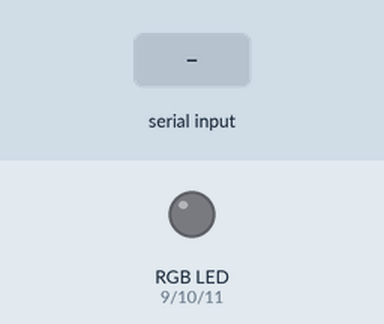
This sketch was run on a simulated Arduino Uno, built with avr-gcc and run on an emulated ATmega328P. On the bench: an RGB LED mixed from three pins (HIGH = lit). The inputs (shaded band) are chosen by the test bench. Dim RGB values are drawn brighter than linear; what the sketch prints to the serial monitor is not drawn.

Above: at 1.2 s.
1.3 s: "R90\n" received over Serial
At 3.0 s:
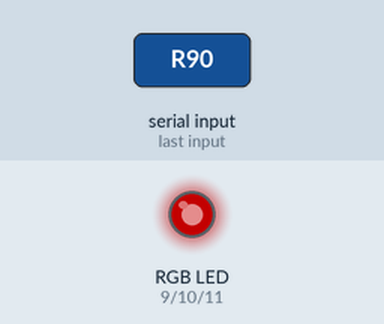
3.6 s: "G90\n" received over Serial
At 4.6 s:
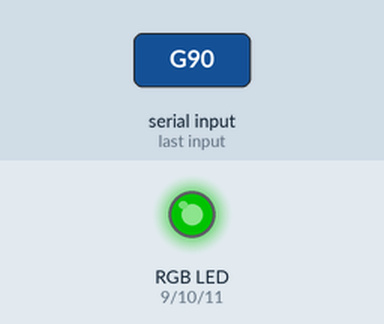
5.7 s: "B90\n" received over Serial
At 7.4 s:
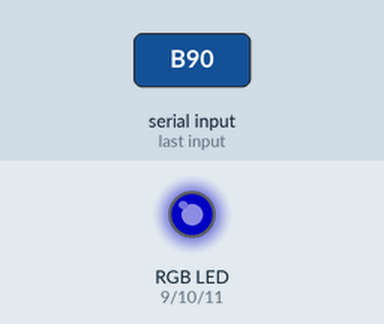
7.8 s: "90,45,200\n" received over Serial
At 8.9 s:
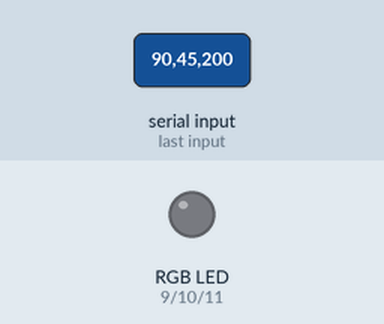
Timing chart, 0 to 10.8 s (numbered marks = the images above; inputs shaded):
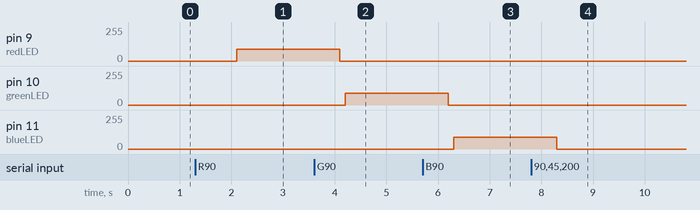

Measured:
- after the input at 1.3 s, pin 9 (redLED): 0/255 → 90/255 after 0.80 s
- after the input at 3.6 s, pin 9 (redLED): 90/255 → 0/255 after 0.50 s; pin 10 (greenLED): 0/255 → 90/255 after 0.60 s
- after the input at 5.7 s, pin 10 (greenLED): 90/255 → 0/255 after 0.50 s; pin 11 (blueLED): 0/255 → 90/255 after 0.60 s
- after the input at 7.8 s, pin 11 (blueLED): 90/255 → 0/255 after 0.50 s

The sketch:

Chuong4-_Bai11111.ino
```cpp
char buffer[17]; //16 ky tu va 1 ky tu enter
int redLED = 9;
int greenLED = 10;
int blueLED = 11;
void setup()
{
  Serial.begin(9600);
  pinMode(redLED, OUTPUT);
  pinMode(greenLED, OUTPUT);
  pinMode(blueLED, OUTPUT);
}
//Ham substring tu viet
void substring(char string[], char subString[], int position, int stringLength)
{
   int i = 0;
   while (i < stringLength)
   {
      subString[i] = string[position + i];
      i++;
   }
   subString[i] = '\0'; //Ky tu ket thuc
}
void setLed(char parameter[])
{
  char value[4];
  substring(parameter, value, 1, 3);
  int lightValue = atoi(value);
  if(parameter[0] == 'R')
    analogWrite(redLED, lightValue);
  else if(parameter[0] == 'G')
    analogWrite(greenLED, lightValue);
  else if(parameter[0] == 'B')
    analogWrite(blueLED, lightValue);
}
void splitString(char buffer[])
{
  char *parameter;
  parameter = strtok(buffer, ", ");
  while(parameter != NULL)
  {
    setLed(parameter);
    parameter = strtok(NULL, ", ");
  }
  Serial.println(parameter);
}
void allLedOff()
{
  analogWrite(redLED, 0);
  analogWrite(greenLED, 0);
  analogWrite(blueLED, 0);
}

void loop()
{
  int validFlag = 1;
  if(Serial.available() > 0)
  {
    allLedOff();
    int index = 0;
    delay(100);
    int numChar = Serial.available();
    if(numChar > 17)
    {
      numChar = 17;
      Serial.println("Nhap sai cu phap!");
      validFlag = 0;
    }
    while(numChar--)
    {
      buffer[index++] = Serial.read();
    }
  }
  if(isAlpha(buffer[0]))
  {
    splitString(buffer);
  }
  //Code de in lenh ra xem ------
  if(validFlag == 1)
  {
    for(int a = 0;a < 16; a++)
    {
      Serial.print(buffer[a]);
    }
    Serial.println();
  }
  //Code de in lenh ra xem ------
  memset(buffer, 0, sizeof(buffer)); //Xoa string buffer sau moi lan lap
  delay(1000);
}
```
